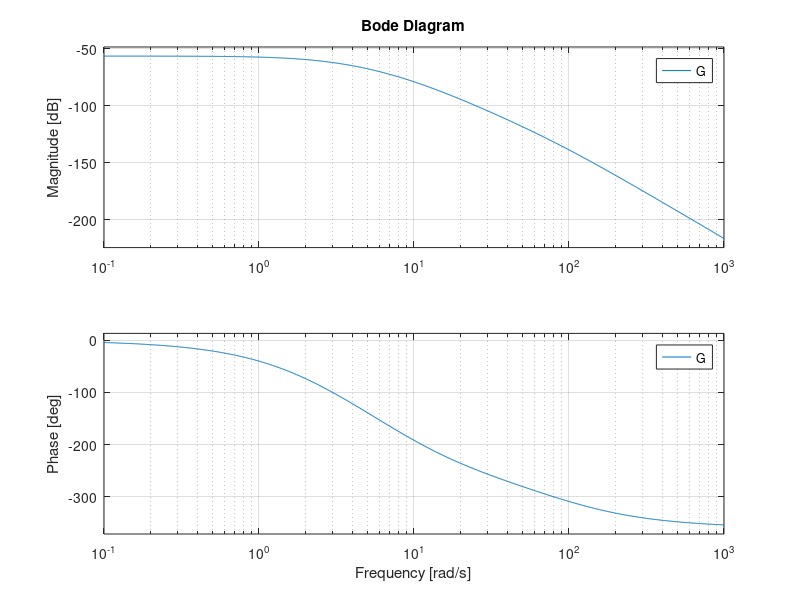
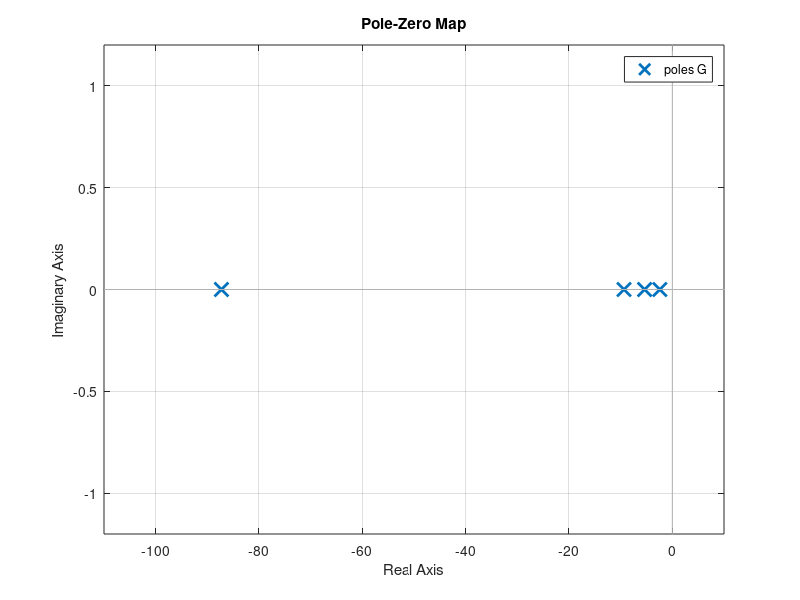
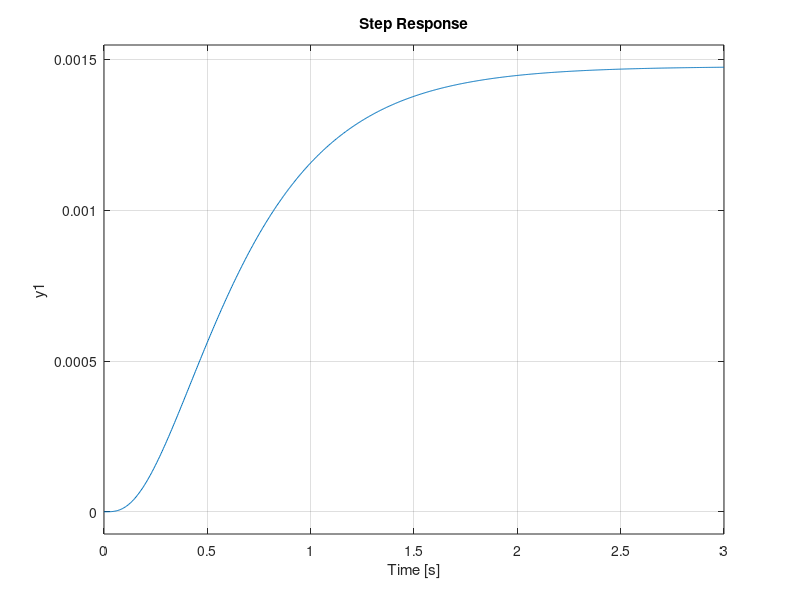

MATLAB code to generate these figures, in order:
clear; close all; clc; 
% DATI

% SISTEMA MECCANICO

r1 = 0.45 * 10^-2;          % raggio interno puleggia (metri)
r2 = 4.5 * 10^-2;           % raggio esterno puleggia (metri)
J = 2 * 10^-4;              % inerzia (kg*m^2)
m = 10 * 10^-3;             % massa (kilogrammi)
beta = 1.6;                 % coefficiente smorzatore (N * s / m)
g = 9.81;                   % accelerazione di gravità (m / s^2)

% SISTEMA DI RISCALDAMENTO

l = 15 * 10^-2;             % lunghezza filo (metri)
d = 0.2 * 10^-3;            % diametro filo (metri)
Cth = 25.1 * 10^-3;         % capacità termica (J/K)
Re = 4.8;                   % resistenza elettrica (ohm)
Le = 55 * 10^-3;            % induttanza (H)
    
    % Cella di Peltier
    Rth = 16.7;             % resistenza termica (ohm)
    Tp = 15+273.15;                % temperatura cella (gradi)

    % Convezione con l'ambiente
    h = 6.55;               % coefficiente di convezione (W / (m^2 * K))
    S = pi * d * l;         % superficie cilindrica (m^2)
    Tamb = 24+273.15;              % temperatura ambiente (gradi)

% ATTUATORE SMA

Kmax = 3.92 * 10^3;        % (N/m)
Tavg = 70+273.15;                  % (gradi)
Tdiff = 20;                 % (gradi)
deltalmax = 0.6 * 10^-2;       % deformazione filo, 96% di l (metri)
c = 6.2;                    % costante

zstar = 4.2 * 10^-2;       % quota desiderata (metri)






Kstar = m*g*r2/(r1*(deltalmax-r1*zstar/r2));
x2eq = Tavg+Tdiff*log(Kstar/(Kmax-Kstar))/c;
Kx2eq = Kmax*(1-(1/(1+exp(c*(x2eq-Tavg)/Tdiff))));
x1eq = sqrt((h*S*(x2eq-Tamb)+((x2eq-Tp)/Rth))/Re);
derivataK = (c*Kmax/Tdiff)*(exp(c*(x2eq-Tavg)/Tdiff)/(1+exp(c*(x2eq-Tavg)/Tdiff))^2);


x11 = -Re/Le;
x21 = 2*Re*x1eq/Cth;
x22 = -(h*S+1/Rth)/Cth;
x42 = (r1*(deltalmax-r1*zstar/r2)/r2*(m+J/r2^2))*derivataK;
x43 = -r1^2*Kx2eq/(r2^2*(m+J/r2^2));
x44 = -beta/(m+J/r2^2);

A = [x11  0   0   0  ;
     x21 x22  0   0  ;
      0   0   0   1  ;
      0  x42 x43 x44];

B = [1/Le;
      0  ;
      0  ;
      0  ];

C = [0 0 1 0];

D = 0;

sistema = ss(A,B,C,D);

G = tf(sistema);

figure;
bode(G);

figure;
pzmap(G);

figure
step(G);
